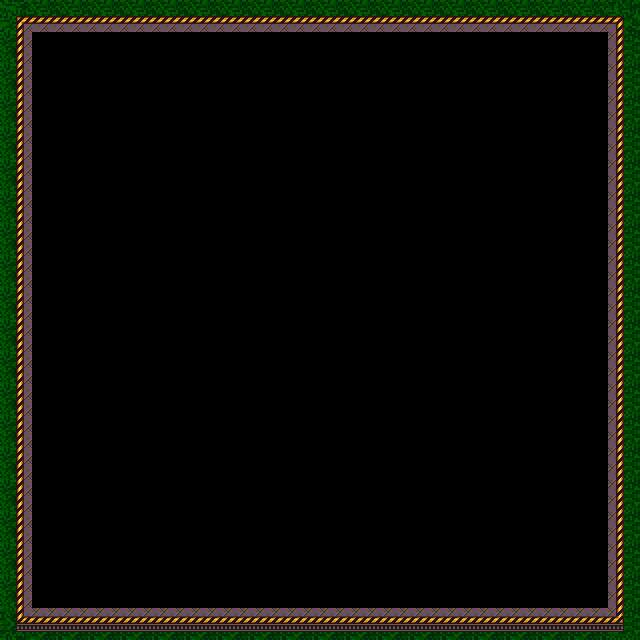

A level layout from a 2D game, rendered from its tile map. Below: a short description, then the map file with its tile-grid data intact:
An orthogonal 20x20 tile map with 32x32 px tiles, 1 tile layer (Tile Layer 1).

<map version="1.8" tiledversion="1.8.4" orientation="orthogonal" renderorder="right-down" width="20" height="20" tilewidth="32" tileheight="32" infinite="0" nextlayerid="3" nextobjectid="1">
 <tileset firstgid="1" source="level1_tile.tsx" />
 <layer id="1" name="Tile Layer 1" width="20" height="20">
  <data encoding="csv">
1,2,2,2,2,2,2,2,2,2,2,2,2,2,2,2,2,2,2,8,
9,0,0,0,0,0,0,0,0,0,0,0,0,0,0,0,0,0,0,24,
9,0,0,0,0,0,0,0,0,0,0,0,0,0,0,0,0,0,0,24,
9,0,0,0,0,0,0,0,0,0,0,0,0,0,0,0,0,0,0,24,
9,0,0,0,0,0,0,0,0,0,0,0,0,0,0,0,0,0,0,24,
9,0,0,0,0,0,0,0,0,0,0,0,0,0,0,0,0,0,0,24,
9,0,0,0,0,0,0,0,0,0,0,0,0,0,0,0,0,0,0,24,
9,0,0,0,0,0,0,0,0,0,0,0,0,0,0,0,0,0,0,24,
9,0,0,0,0,0,0,0,0,0,0,0,0,0,0,0,0,0,0,24,
9,0,0,0,0,0,0,0,0,0,0,0,0,0,0,0,0,0,0,24,
9,0,0,0,0,0,0,0,0,0,0,0,0,0,0,0,0,0,0,24,
9,0,0,0,0,0,0,0,0,0,0,0,0,0,0,0,0,0,0,24,
9,0,0,0,0,0,0,0,0,0,0,0,0,0,0,0,0,0,0,24,
9,0,0,0,0,0,0,0,0,0,0,0,0,0,0,0,0,0,0,24,
9,0,0,0,0,0,0,0,0,0,0,0,0,0,0,0,0,0,0,24,
9,0,0,0,0,0,0,0,0,0,0,0,0,0,0,0,0,0,0,24,
9,0,0,0,0,0,0,0,0,0,0,0,0,0,0,0,0,0,0,24,
9,0,0,0,0,0,0,0,0,0,0,0,0,0,0,0,0,0,0,24,
9,0,0,0,0,0,0,0,0,0,0,0,0,0,0,0,0,0,0,24,
49,52,52,52,52,52,52,52,52,52,52,52,52,52,52,52,52,52,52,56
</data>
 </layer>
 <objectgroup color="#000100" id="2" name="Object Layer 1" tintcolor="#010000" />
</map>